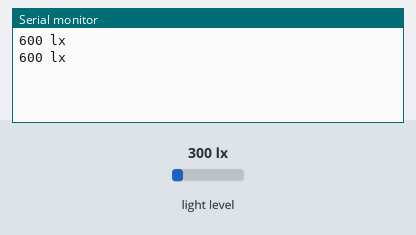
Simulated run of this sketch. Board: Particle Photon. On the bench: the last lines printed to the serial monitor. Wiring (inferred from the names in the program): BH1750 light sensor at I2C address 0x23. The inputs (shaded band) are chosen by the test bench; at power-on: light level 300 lx.

Above: at 1.8 s.
1.9 s: light level set to 40 lx
At 2.8 s:
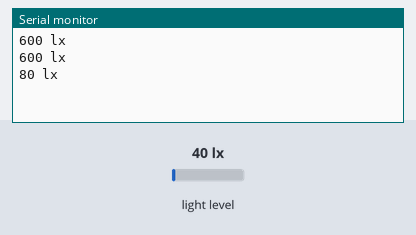
3.4 s: light level set to 500 lx
At 4.8 s:
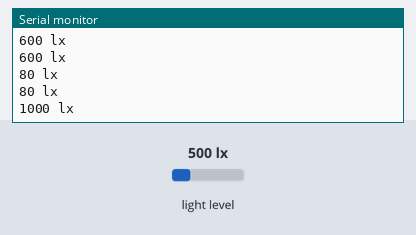
Timing chart, 0 to 6.4 s (numbered marks = the images above; inputs shaded):
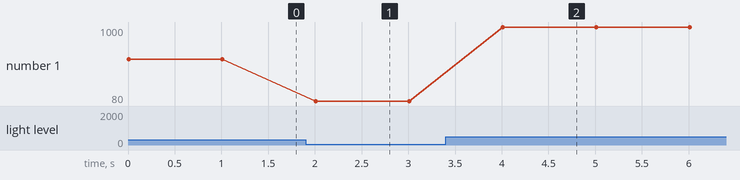

Measured:
- after the input at 1.9 s, the serial monitor: prints a new line after 0.11 s (image 1)
- after the input at 3.4 s, the serial monitor: prints a new line after 0.61 s (image 2)
- plotted number 1: 600 → 80 after the input at 1.9 s, 80 → 1000 after the input at 3.4 s

The sketch:

IFTTT.ino
```cpp
#include <BH1750Lib.h>

BH1750Lib sensor;
int lux;

void setup()
{
    Particle.variable("Luminosity", &lux, INT);
    sensor.begin(BH1750LIB_MODE_CONTINUOUSHIGHRES2);
    Serial.begin(9600);
}

void loop()
{
    lux = sensor.lightLevel();

    Serial.print(lux);
    Serial.print(" lx");
    Serial.println();

    delay(1000);
}
```

BH1750Lib.cpp
```cpp
// (licence header left out)
#include "BH1750Lib.h"

/**
 * Create instance without initialisation, need to call begin later
 */
BH1750Lib::BH1750Lib() {
}

/**
 * Setup mode and start BH1750
 */
BH1750Lib::BH1750Lib(uint8_t mode) {
  Wire.begin();
  configure(mode);
}

/**
 * Setup mode and start BH1750
 */
void BH1750Lib::begin(uint8_t mode) {
    Wire.begin();
    configure(mode);
}

/**
 * Setup BH1750 working mode
 */
void BH1750Lib::configure(uint8_t mode) {
    switch (mode) {
        case BH1750LIB_MODE_CONTINUOUSHIGHRES:
        case BH1750LIB_MODE_CONTINUOUSHIGHRES2:
        case BH1750LIB_MODE_CONTINUOUSLOWRES:
        case BH1750LIB_MODE_ONETIMEHIGHRES:
        case BH1750LIB_MODE_ONETIMEHIGHRES2:
        case BH1750LIB_MODE_ONETIMELOWRES:
            Wire.beginTransmission(BH1750LIB_I2CADDR);
            Wire.write(mode);
            Wire.endTransmission();
            delay(10);
            break;
        default:
            break;
    }
}

/**
 * Get the light level (in lux
 */
uint16_t BH1750Lib::lightLevel() {
    uint16_t level;

    Wire.beginTransmission(BH1750LIB_I2CADDR);
    Wire.requestFrom(BH1750LIB_I2CADDR, 2);
    level = Wire.read();
    level <<= 8;
    level |= Wire.read();
    Wire.endTransmission();

    level = level/1.2; // convert to lux
    return level;
}
```

BH1750Lib.h
```cpp
// (licence header left out)
#ifndef __BH1750LIB_H
#define __BH1750LIB_H

//I2C address of the device
#define BH1750LIB_I2CADDR 0x23

//Start measurement at 1lx resolution. Measurement time is approx 120ms.
#define BH1750LIB_MODE_CONTINUOUSHIGHRES  0x10
//Start measurement at 0.5lx resolution. Measurement time is approx 120ms.
#define BH1750LIB_MODE_CONTINUOUSHIGHRES2  0x11
//Start measurement at 4lx resolution. Measurement time is approx 16ms.
#define BH1750LIB_MODE_CONTINUOUSLOWRES  0x13
//Start measurement at 1lx resolution. Measurement time is approx 120ms.
//Device is automatically set to Power Down after measurement.
#define BH1750LIB_MODE_ONETIMEHIGHRES  0x20
//Start measurement at 0.5lx resolution. Measurement time is approx 120ms.
//Device is automatically set to Power Down after measurement.
#define BH1750LIB_MODE_ONETIMEHIGHRES2  0x21
//Start measurement at 1lx resolution. Measurement time is approx 120ms.
//Device is automatically set to Power Down after measurement.
#define BH1750LIB_MODE_ONETIMELOWRES  0x23

#include "application.h"

class BH1750Lib {
    public:
        // Instantiate without initialisation, call begin to initialise
        BH1750Lib();

	// Instantiate and initialise
	BH1750Lib(uint8_t mode);

	void begin(uint8_t mode);

        uint16_t lightLevel();

    private:
        void configure(uint8_t mode);
};

#endif
```

IFTTT.cpp
```cpp
/******************************************************/
//       THIS IS A GENERATED FILE - DO NOT EDIT       //
/******************************************************/

#include "Particle.h"
#line 1 "c:/Users/Ben/Desktop/IFTTT/IFTTT.ino"
#include <BH1750Lib.h>

void setup();
void loop();
#line 3 "c:/Users/Ben/Desktop/IFTTT/IFTTT.ino"
BH1750Lib sensor;
int lux;

void setup()
{
    Particle.variable("Luminosity", &lux, INT);
    sensor.begin(BH1750LIB_MODE_CONTINUOUSHIGHRES2);
    Serial.begin(9600);
}

void loop()
{
    Serial.print(lux);
    Serial.print(" lx");
    Serial.println();

    delay(1000);
}
```
